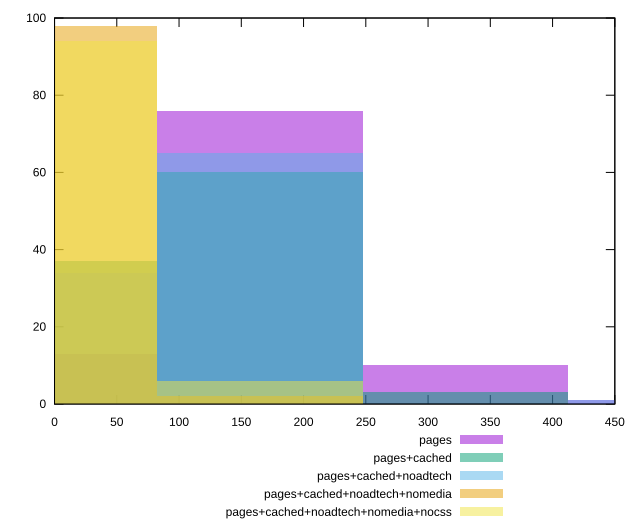

Reproduce this figure in gnuplot.
reset

$pages <<EOF
164.9077098646248 76
329.8154197292496 10
0 13
494.7231295938744 1
EOF

$pagesCached <<EOF
329.8154197292496 3
0 37
164.9077098646248 60
EOF

$pagesCachedNoadtech <<EOF
0 34
164.9077098646248 65
494.7231295938744 1
EOF

$pagesCachedNoadtechNomedia <<EOF
164.9077098646248 2
0 98
EOF

$pagesCachedNoadtechNomediaNocss <<EOF
164.9077098646248 6
0 94
EOF

set key outside below
set boxwidth 164.9077098646248
set xrange [0:450]
set yrange [0:100]
set trange [0:100]
set style fill transparent solid 0.5 noborder
set terminal svg size 640, 530 enhanced background rgb 'white'
set output "report_00026_2021-02-22T21:38:55.199Z/uses-http2/comparison/histogram/all_raw.svg"

plot $pages title "pages" with boxes, \
     $pagesCached title "pages+cached" with boxes, \
     $pagesCachedNoadtech title "pages+cached+noadtech" with boxes, \
     $pagesCachedNoadtechNomedia title "pages+cached+noadtech+nomedia" with boxes, \
     $pagesCachedNoadtechNomediaNocss title "pages+cached+noadtech+nomedia+nocss" with boxes

reset
